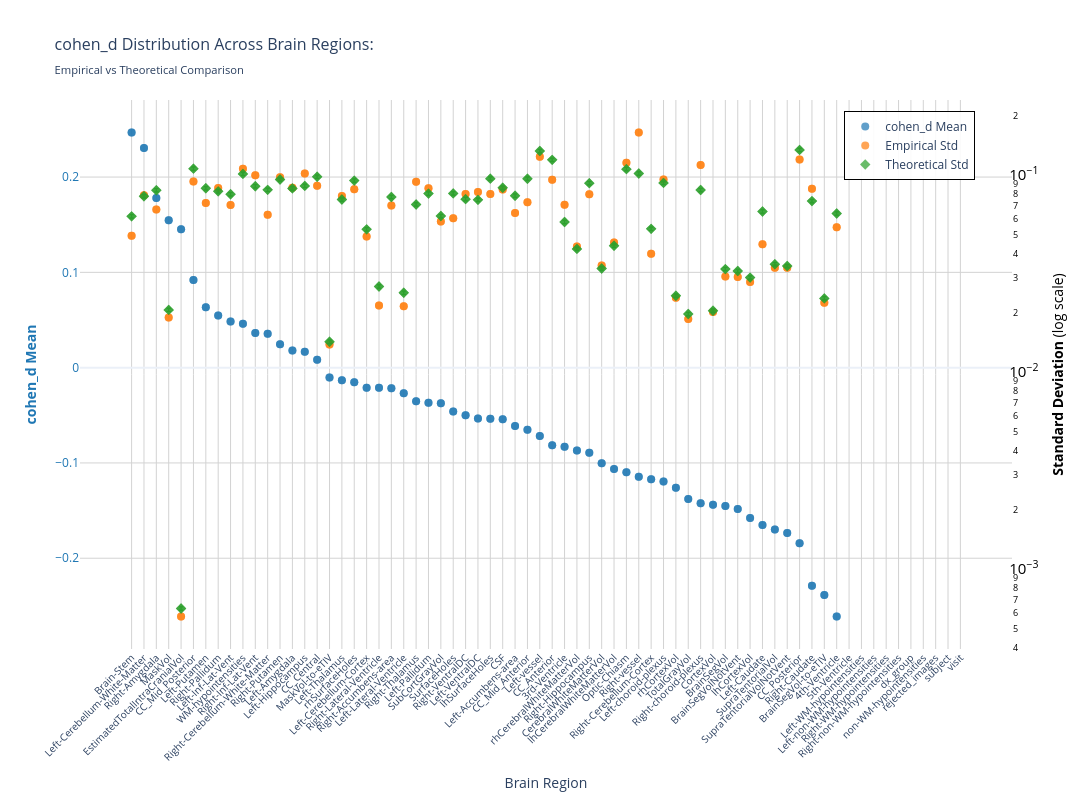
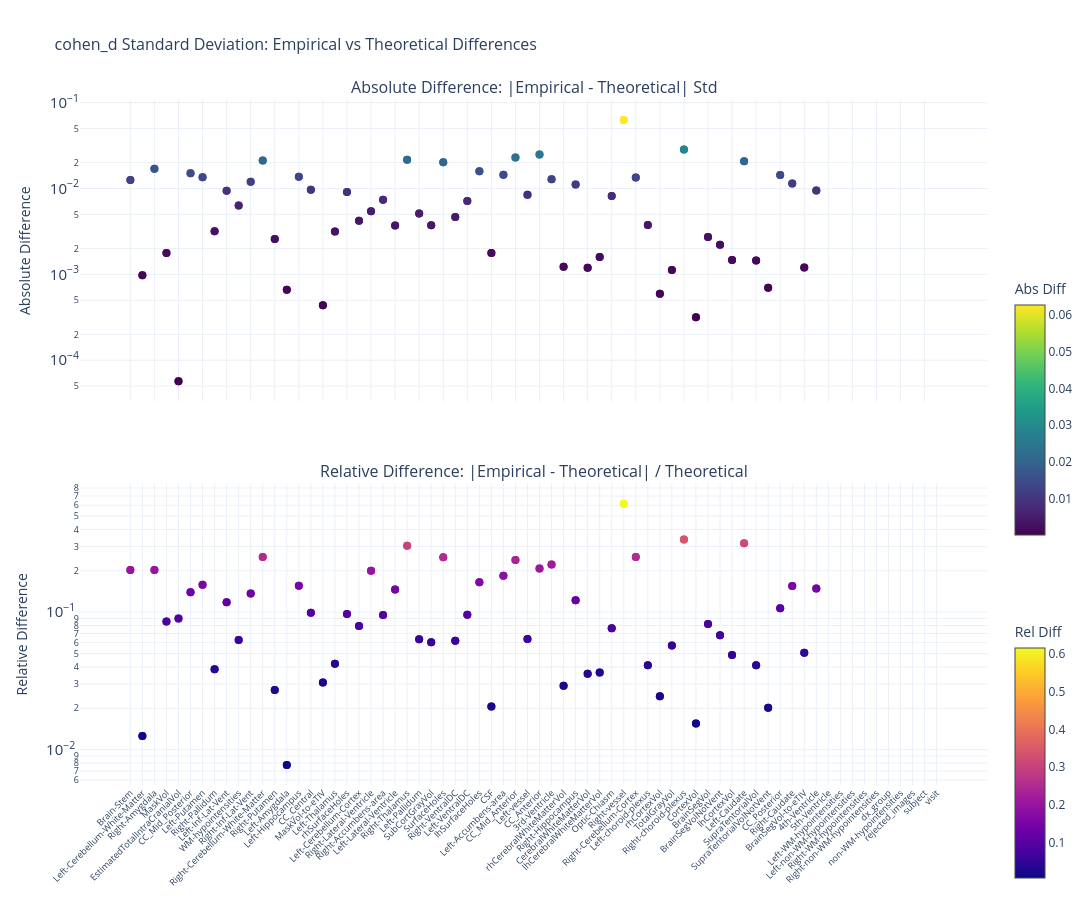

Here is the notebook cell these charts were saved with, in order:
### Markdown cell above
### p-value

### Code cell
nu_nav = df_npvr[(df_npvr["study"] == "longitudinal") & (df_npvr["group"] == "HC-PD")]
data_path = stats_dir / f"cohen_d_longitudinal_{METRIC}.parquet"
df, stats = get_test_stats(
    data_path, stat_functions_F, nu_nav, hemisphere=False, study="longitudinal"
)
show_figure(
    stats, hemisphere=False, stat_name="cohen_d", study="longitudinal", metric=METRIC
)

### Figure 1 — Plotly figure (JSON) as saved in the notebook; plotly's stock layout.template omitted (floating-point values rounded to 4 significant figures; data arrays with more than 128 entries replaced by an {"elided": "..."} marker saying what was removed)
{"data": [{"hovertemplate": "<b>%{x}</b><br>Mean cohen_d: %{y:.2f}<br><extra></extra>", "marker": {"color": "#1f77b4", "opacity": 0.7, "size": 8}, "mode": "markers", "name": "cohen_d Mean", "type": "scatter", "x": {"elided": "132 str values"}, "y": {"elided": "132 float values"}, "yaxis": "y"}, {"hovertemplate": "<b>%{x}</b><br>Empirical Std: %{y:.3f}<br><extra></extra>", "marker": {"color": "#ff7f0e", "opacity": 0.7, "size": 8, "symbol": "circle"}, "mode": "markers", "name": "Empirical Std", "type": "scatter", "x": {"elided": "132 str values"}, "y": {"elided": "132 float values"}, "yaxis": "y2"}, {"error_y": {"array": {"elided": "132 float values"}, "arrayminus": {"elided": "132 float values"}, "color": "#2ca02c", "thickness": 1, "type": "data", "visible": true, "width": 2}, "hovertemplate": "<b>%{x}</b><br>Theoretical Std: %{y:.3f}<br><extra></extra>", "marker": {"color": "#2ca02c", "opacity": 0.7, "size": 8, "symbol": "diamond"}, "mode": "markers", "name": "Theoretical Std", "type": "scatter", "x": {"elided": "132 str values"}, "y": {"elided": "132 float values"}, "yaxis": "y2"}], "layout": {"height": 800, "hovermode": "x", "legend": {"bgcolor": "rgba(255, 255, 255, 0.9)", "bordercolor": "black", "borderwidth": 1, "font": {"size": 12}, "orientation": "v", "x": 0.82, "y": 0.98}, "title": {"font": {"size": 16}, "text": "cohen_d Distribution Across Brain Regions:<br><sub>Empirical vs Theoretical Comparison</sub>"}, "width": 1400, "xaxis": {"gridcolor": "lightgray", "showgrid": true, "tickangle": -45, "tickfont": {"size": 10}, "title": {"text": "Brain Region"}}, "yaxis": {"gridcolor": "lightgray", "showgrid": true, "side": "left", "tickfont": {"color": "#1f77b4"}, "title": {"font": {"color": "#1f77b4"}, "text": "<b>cohen_d Mean</b>"}}, "yaxis2": {"exponentformat": "power", "overlaying": "y", "showgrid": false, "side": "right", "tickfont": {"color": "black"}, "title": {"font": {"color": "black"}, "text": "<b>Standard Deviation</b> (log scale)"}, "type": "log"}}}

### Figure 2 — Plotly figure (JSON) as saved in the notebook; plotly's stock layout.template omitted (floating-point values rounded to 4 significant figures; data arrays with more than 128 entries replaced by an {"elided": "..."} marker saying what was removed)
{"data": [{"hovertemplate": "<b>%{x}</b><br>Abs Diff: %{y:.4f}<br><extra></extra>", "marker": {"color": {"elided": "132 float values"}, "colorbar": {"len": 0.4, "title": {"text": "Abs Diff"}, "y": 0.75, "yanchor": "top"}, "colorscale": [[0, "#440154"], [0.1111, "#482878"], [0.2222, "#3e4989"], [0.3333, "#31688e"], [0.4444, "#26828e"], [0.5556, "#1f9e89"], [0.6667, "#35b779"], [0.7778, "#6ece58"], [0.8889, "#b5de2b"], [1, "#fde725"]], "showscale": true, "size": 8}, "mode": "markers", "name": "Absolute", "type": "scatter", "x": {"elided": "132 str values"}, "xaxis": "x", "y": {"elided": "132 float values"}, "yaxis": "y"}, {"hovertemplate": "<b>%{x}</b><br>Rel Diff: %{y:.2%}<br><extra></extra>", "marker": {"color": {"elided": "132 float values"}, "colorbar": {"len": 0.4, "title": {"text": "Rel Diff"}, "y": 0.25, "yanchor": "top"}, "colorscale": [[0, "#0d0887"], [0.1111, "#46039f"], [0.2222, "#7201a8"], [0.3333, "#9c179e"], [0.4444, "#bd3786"], [0.5556, "#d8576b"], [0.6667, "#ed7953"], [0.7778, "#fb9f3a"], [0.8889, "#fdca26"], [1, "#f0f921"]], "showscale": true, "size": 8}, "mode": "markers", "name": "Relative", "type": "scatter", "x": {"elided": "132 str values"}, "xaxis": "x2", "y": {"elided": "132 float values"}, "yaxis": "y2"}], "layout": {"annotations": [{"font": {"size": 16}, "showarrow": false, "text": "Absolute Difference: |Empirical - Theoretical| Std", "x": 0.5, "xanchor": "center", "xref": "paper", "y": 1, "yanchor": "bottom", "yref": "paper"}, {"font": {"size": 16}, "showarrow": false, "text": "Relative Difference: |Empirical - Theoretical| / Theoretical", "x": 0.5, "xanchor": "center", "xref": "paper", "y": 0.44, "yanchor": "bottom", "yref": "paper"}], "height": 900, "hovermode": "x unified", "showlegend": false, "title": {"font": {"size": 16}, "text": "cohen_d Standard Deviation: Empirical vs Theoretical Differences"}, "width": 1400, "xaxis": {"anchor": "y", "domain": [0, 1], "showticklabels": false}, "xaxis2": {"anchor": "y2", "domain": [0, 1], "tickangle": -45, "tickfont": {"size": 9}}, "yaxis": {"anchor": "x", "domain": [0.56, 1], "exponentformat": "power", "title": {"text": "Absolute Difference"}, "type": "log"}, "yaxis2": {"anchor": "x2", "domain": [0, 0.44], "exponentformat": "power", "title": {"text": "Relative Difference"}, "type": "log"}}}
